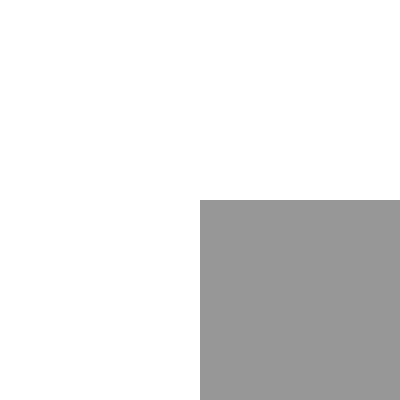
Frame 1 (no input)
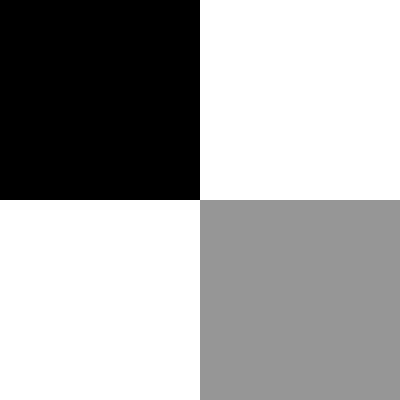
Frame 60 (no input)
Frame 120 (the mouse pressed at the canvas centre since frame 60): identical to frame 60, image omitted

The p5.js sketch that drew these frames (run headless with seeded random() and noise() and a simulated clock; from frame 60 on, the mouse is pressed at the canvas centre):

// p5.js sketch
// ── sketch.js
function setup() {
    createCanvas(400, 400);
} 

function draw() {
    background(255);
    noStroke();
    square(0, 0, 200);
    fill(150);
    square(200, 200, 200);
    fill(0)
}
